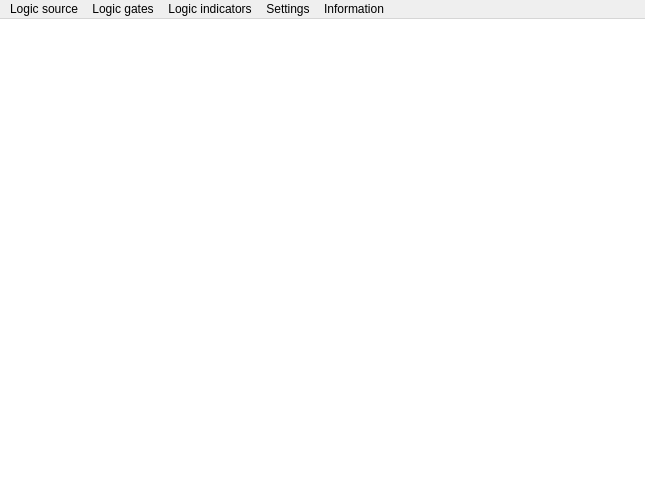
<?xml version="1.0" encoding="UTF-8"?>
<ui version="4.0">
 <class>GameWindow</class>
 <widget class="QMainWindow" name="GameWindow">
  <property name="geometry">
   <rect>
    <x>0</x>
    <y>0</y>
    <width>645</width>
    <height>501</height>
   </rect>
  </property>
  <property name="sizePolicy">
   <sizepolicy hsizetype="Preferred" vsizetype="Preferred">
    <horstretch>0</horstretch>
    <verstretch>0</verstretch>
   </sizepolicy>
  </property>
  <property name="minimumSize">
   <size>
    <width>0</width>
    <height>0</height>
   </size>
  </property>
  <property name="maximumSize">
   <size>
    <width>16777215</width>
    <height>16777215</height>
   </size>
  </property>
  <property name="sizeIncrement">
   <size>
    <width>10</width>
    <height>10</height>
   </size>
  </property>
  <property name="baseSize">
   <size>
    <width>640</width>
    <height>501</height>
   </size>
  </property>
  <property name="windowTitle">
   <string>Boolean sandbox</string>
  </property>
  <property name="windowIcon">
   <iconset resource="resources.qrc">
    <normaloff>:/images/resources/images/icons/MainWindow.png</normaloff>:/images/resources/images/icons/MainWindow.png</iconset>
  </property>
  <property name="layoutDirection">
   <enum>Qt::LeftToRight</enum>
  </property>
  <property name="styleSheet">
   <string notr="true"/>
  </property>
  <property name="iconSize">
   <size>
    <width>32</width>
    <height>32</height>
   </size>
  </property>
  <widget class="QWidget" name="centralwidget">
   <property name="sizePolicy">
    <sizepolicy hsizetype="Fixed" vsizetype="Fixed">
     <horstretch>0</horstretch>
     <verstretch>0</verstretch>
    </sizepolicy>
   </property>
   <property name="minimumSize">
    <size>
     <width>645</width>
     <height>480</height>
    </size>
   </property>
   <layout class="QHBoxLayout" name="horizontalLayout">
    <property name="spacing">
     <number>0</number>
    </property>
    <property name="margin">
     <number>0</number>
    </property>
    <item>
     <widget class="QGraphicsView" name="graphicsView">
      <property name="sizePolicy">
       <sizepolicy hsizetype="Preferred" vsizetype="Preferred">
        <horstretch>0</horstretch>
        <verstretch>0</verstretch>
       </sizepolicy>
      </property>
      <property name="maximumSize">
       <size>
        <width>16777215</width>
        <height>16777215</height>
       </size>
      </property>
      <property name="styleSheet">
       <string notr="true"/>
      </property>
      <property name="frameShape">
       <enum>QFrame::NoFrame</enum>
      </property>
      <property name="frameShadow">
       <enum>QFrame::Plain</enum>
      </property>
      <property name="lineWidth">
       <number>0</number>
      </property>
      <property name="interactive">
       <bool>true</bool>
      </property>
      <property name="sceneRect">
       <rectf>
        <x>0.000000000000000</x>
        <y>0.000000000000000</y>
        <width>0.000000000000000</width>
        <height>0.000000000000000</height>
       </rectf>
      </property>
      <property name="renderHints">
       <set>QPainter::Antialiasing</set>
      </property>
     </widget>
    </item>
   </layout>
  </widget>
  <widget class="QMenuBar" name="menubar">
   <property name="geometry">
    <rect>
     <x>0</x>
     <y>0</y>
     <width>645</width>
     <height>21</height>
    </rect>
   </property>
   <property name="defaultUp">
    <bool>false</bool>
   </property>
   <property name="nativeMenuBar">
    <bool>true</bool>
   </property>
   <widget class="QMenu" name="menuLogical_elements">
    <property name="title">
     <string>Logic gates</string>
    </property>
    <addaction name="addLogicNegation"/>
    <addaction name="addLogicTautology"/>
    <addaction name="addLogicSplitterDouble"/>
    <addaction name="addLogicSplitterTripple"/>
    <addaction name="addLogicConjunction"/>
    <addaction name="addLogicDisjunction"/>
    <addaction name="addLogicImplication"/>
    <addaction name="addLogicBiconditional"/>
   </widget>
   <widget class="QMenu" name="menuLogical_sources">
    <property name="title">
     <string>Logic source</string>
    </property>
    <addaction name="addLogicSourceToggleable"/>
   </widget>
   <widget class="QMenu" name="menuLogical_indicators">
    <property name="title">
     <string>Logic indicators</string>
    </property>
    <addaction name="addLogicIndicator"/>
   </widget>
   <widget class="QMenu" name="menuLanguages">
    <property name="title">
     <string>Settings</string>
    </property>
    <widget class="QMenu" name="menuLanguages_2">
     <property name="title">
      <string>Language</string>
     </property>
     <addaction name="setLanguageRu"/>
     <addaction name="setLanguageEn"/>
     <addaction name="setLanguageDe"/>
     <addaction name="setLanguageFr"/>
    </widget>
    <addaction name="menuLanguages_2"/>
   </widget>
   <widget class="QMenu" name="infoAbout">
    <property name="title">
     <string>Information</string>
    </property>
    <addaction name="informationAbout"/>
   </widget>
   <addaction name="menuLogical_sources"/>
   <addaction name="menuLogical_elements"/>
   <addaction name="menuLogical_indicators"/>
   <addaction name="menuLanguages"/>
   <addaction name="infoAbout"/>
  </widget>
  <action name="addLogicConjunction">
   <property name="text">
    <string>Conjunction</string>
   </property>
  </action>
  <action name="addLogicDisjunction">
   <property name="text">
    <string>Disjunction</string>
   </property>
  </action>
  <action name="addLogicNegation">
   <property name="text">
    <string>Negation</string>
   </property>
  </action>
  <action name="addLogicSourceToggleable">
   <property name="text">
    <string>Toggleable source</string>
   </property>
  </action>
  <action name="addLogicIndicator">
   <property name="text">
    <string>Indicator</string>
   </property>
  </action>
  <action name="addLogicImplication">
   <property name="text">
    <string>Implication</string>
   </property>
  </action>
  <action name="addLogicBiconditional">
   <property name="text">
    <string>Biconditional</string>
   </property>
  </action>
  <action name="setLanguageEn">
   <property name="text">
    <string>English</string>
   </property>
  </action>
  <action name="setLanguageRu">
   <property name="text">
    <string>Русский</string>
   </property>
  </action>
  <action name="setLanguageFr">
   <property name="text">
    <string>Français</string>
   </property>
  </action>
  <action name="setLanguageDe">
   <property name="text">
    <string>Deutsch</string>
   </property>
  </action>
  <action name="informationAbout">
   <property name="text">
    <string>About</string>
   </property>
  </action>
  <action name="actionHelp">
   <property name="enabled">
    <bool>true</bool>
   </property>
   <property name="text">
    <string>Help</string>
   </property>
  </action>
  <action name="addLogicSplitterDouble">
   <property name="text">
    <string>Tautology x2</string>
   </property>
  </action>
  <action name="addLogicSplitterTripple">
   <property name="text">
    <string>Tautology x3</string>
   </property>
  </action>
  <action name="addLogicTautology">
   <property name="text">
    <string>Tautology</string>
   </property>
  </action>
 </widget>
 <resources>
  <include location="resources.qrc"/>
 </resources>
 <connections/>
</ui>
